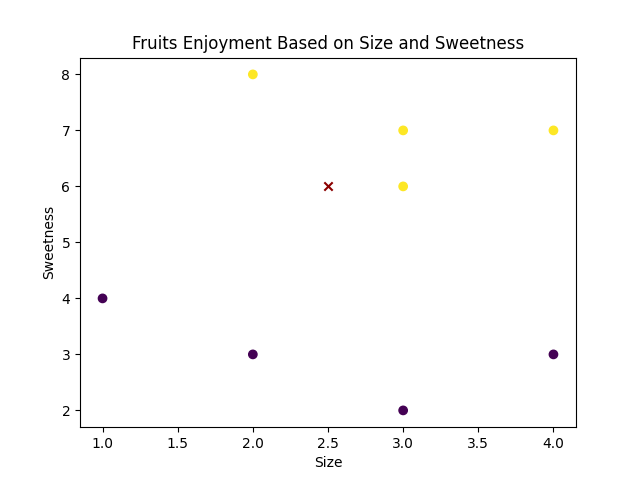

The script that drew this image:
import numpy as np
import matplotlib.pyplot as plt
from sklearn.discriminant_analysis import LinearDiscriminantAnalysis

# Sample Data
# [size, sweetness]
fruits_features = np.array([[3, 7], [2, 8], [3, 6], [4, 7], [1, 4], [2, 3], [3, 2], [4, 3]])
fruits_likes = np.array([1, 1, 1, 1, 0, 0, 0, 0])  # 1: Like, 0: Dislike

# Creating an LDA Model
model = LinearDiscriminantAnalysis()

# Training the Model
model.fit(fruits_features, fruits_likes)

# Prediction
new_fruit = np.array([[2.5, 6]])  # [size, sweetness]
predicted_like = model.predict(new_fruit)

# Plotting
plt.scatter(fruits_features[:, 0], fruits_features[:, 1], c=fruits_likes, cmap='viridis', marker='o')
plt.scatter(new_fruit[:, 0], new_fruit[:, 1], color='darkred', marker='x')
plt.title('Fruits Enjoyment Based on Size and Sweetness')
plt.xlabel('Size')
plt.ylabel('Sweetness')
plt.show()

# Displaying Prediction
print(f"Sarah will {'like' if predicted_like[0] == 1 else 'not like'} a fruit of size {new_fruit[0, 0]} and sweetness {new_fruit[0, 1]}.")
